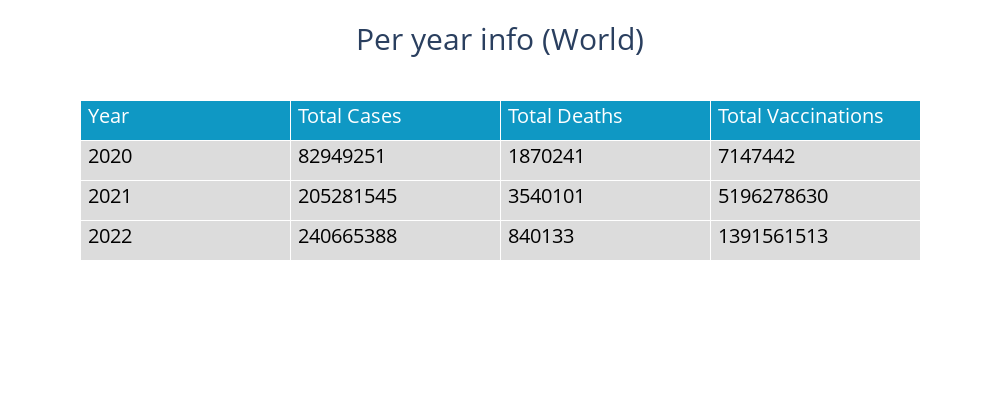

The notebook cell this image was saved under:
### Code cell
#table fig
info_table_fig = go.Figure(data=[go.Table(
    header=dict(values=list(info.columns),
                fill_color='rgb(15,152,196)',
                font=dict(color='white', size=20),
                height=40,
                align='left'),
    cells=dict(values=[info["Year"], info['Total Cases'],info['Total Deaths'],info['Total Vaccinations']],
               fill_color='rgb(220,220,220)',
               font=dict(color='black', size=20),
               height=40,
               align='left'))
])
info_table_fig.update_layout(width=1000, height=400)
info_table_fig.update_layout(font=dict(family="Open Sans", size=15))
info_table_fig.update_layout(
    title_text="Per year info (World)",
    title_font_size=30,
    title_font_family="Open Sans",
    title_x=0.5,
)
info_table_fig.show()

### Figure 1 — Plotly figure (JSON) as saved in the notebook; plotly's stock layout.template omitted (floating-point values rounded to 4 significant figures)
{"data": [{"cells": {"align": "left", "fill": {"color": "rgb(220,220,220)"}, "font": {"color": "black", "size": 20}, "height": 40, "values": [[2020, 2021, 2022], [82949251, 205281545, 240665388], [1870241, 3540101, 840133], [7147442, 5196278630, 1391561513]]}, "header": {"align": "left", "fill": {"color": "rgb(15,152,196)"}, "font": {"color": "white", "size": 20}, "height": 40, "values": ["Year", "Total Cases", "Total Deaths", "Total Vaccinations"]}, "type": "table"}], "layout": {"font": {"family": "Open Sans", "size": 15}, "height": 400, "title": {"font": {"family": "Open Sans", "size": 30}, "text": "Per year info (World)", "x": 0.5}, "width": 1000}}
